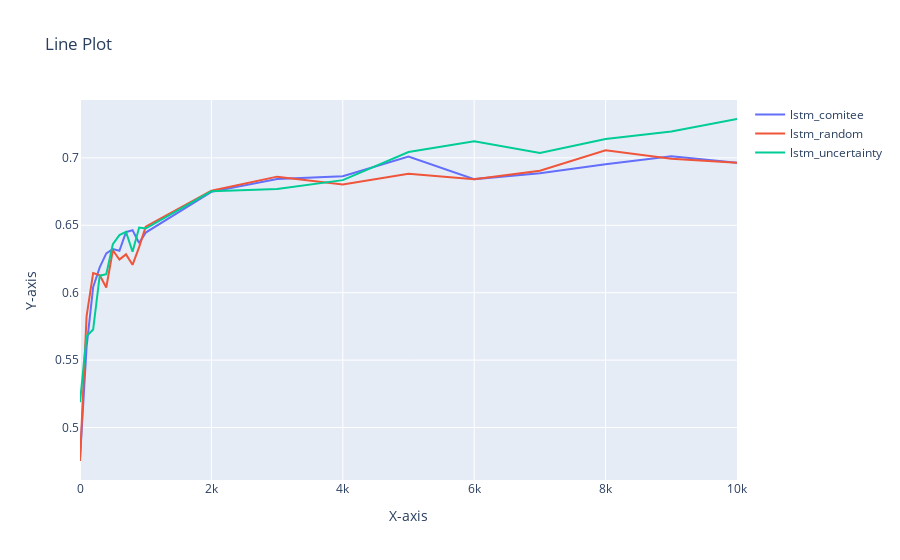
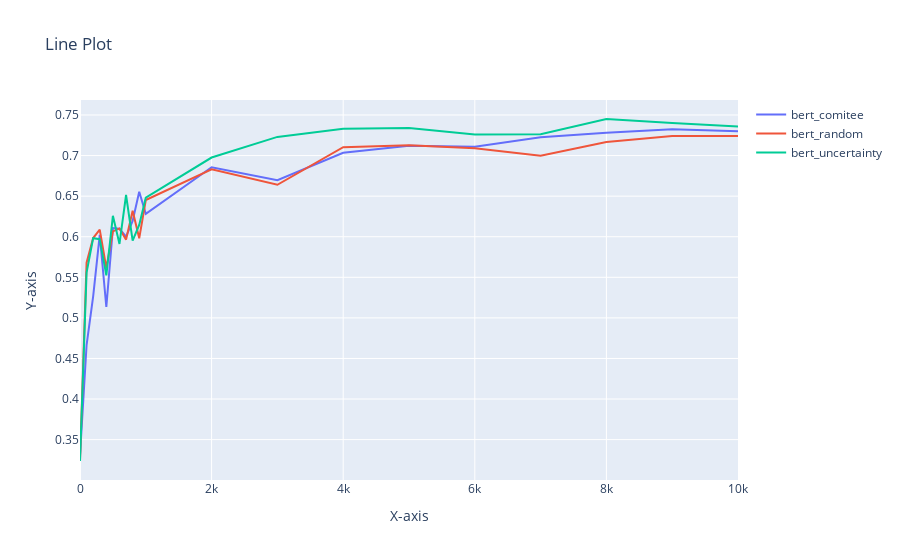

Notebook cell for these charts, in order:
### Code cell
@accept_filepath
def make_plot_lines(data, *args, **kwargs):
    layout = go.Layout(title='Line Plot', xaxis=dict(title='X-axis'), yaxis=dict(title='Y-axis'))
    fig = go.Figure(layout=layout)
    for item in data:
        name, x, y = item[0], item[1], item[2]
        trace = go.Scatter(x=x, y=y, mode='lines', name=name, *args, **kwargs)
        fig.add_trace(trace)
    fig.show()



make_plot_lines('./results/results_lstm_refined.csv', x_col='dataset_size', y_col='f1_avg')
make_plot_lines('./results/results_bert_refined.csv', x_col='dataset_size', y_col='f1_avg')

### Figure 1 — Plotly figure (JSON) as saved in the notebook; plotly's stock layout.template omitted (floating-point values rounded to 4 significant figures)
{"data": [{"mode": "lines", "name": "lstm_comitee", "type": "scatter", "x": [0, 100, 200, 300, 400, 500, 600, 700, 800, 900, 1000, 2000, 3000, 4000, 5000, 6000, 7000, 8000, 9000, 10000], "y": [0.477, 0.5596, 0.604, 0.6188, 0.6292, 0.6324, 0.6311, 0.6449, 0.6463, 0.6369, 0.6446, 0.6748, 0.6843, 0.6863, 0.701, 0.6842, 0.6886, 0.6953, 0.7011, 0.6965]}, {"mode": "lines", "name": "lstm_random", "type": "scatter", "x": [0, 100, 200, 300, 400, 500, 600, 700, 800, 900, 1000, 2000, 3000, 4000, 5000, 6000, 7000, 8000, 9000, 10000], "y": [0.4752, 0.5824, 0.6146, 0.613, 0.6038, 0.6315, 0.6245, 0.6284, 0.6207, 0.6338, 0.649, 0.6756, 0.6861, 0.6803, 0.6882, 0.6842, 0.6905, 0.7056, 0.6994, 0.6963]}, {"mode": "lines", "name": "lstm_uncertainty", "type": "scatter", "x": [0, 100, 200, 300, 400, 500, 600, 700, 800, 900, 1000, 2000, 3000, 4000, 5000, 6000, 7000, 8000, 9000, 10000], "y": [0.5188, 0.5677, 0.5727, 0.6126, 0.6137, 0.6359, 0.6427, 0.6451, 0.6304, 0.6483, 0.6476, 0.6752, 0.6769, 0.6835, 0.7044, 0.7122, 0.7036, 0.714, 0.7196, 0.7288]}], "layout": {"title": {"text": "Line Plot"}, "xaxis": {"title": {"text": "X-axis"}}, "yaxis": {"title": {"text": "Y-axis"}}}}

### Figure 2 — Plotly figure (JSON) as saved in the notebook; plotly's stock layout.template omitted (floating-point values rounded to 4 significant figures)
{"data": [{"mode": "lines", "name": "bert_comitee", "type": "scatter", "x": [0, 100, 200, 300, 400, 500, 600, 700, 800, 900, 1000, 2000, 3000, 4000, 5000, 6000, 7000, 8000, 9000, 10000], "y": [0.3309, 0.4666, 0.5266, 0.6024, 0.5134, 0.6107, 0.6098, 0.6001, 0.6194, 0.6554, 0.6282, 0.6856, 0.6696, 0.7035, 0.7121, 0.7108, 0.7226, 0.7281, 0.7326, 0.7299]}, {"mode": "lines", "name": "bert_random", "type": "scatter", "x": [0, 100, 200, 300, 400, 500, 600, 700, 800, 900, 1000, 2000, 3000, 4000, 5000, 6000, 7000, 8000, 9000, 10000], "y": [0.3237, 0.568, 0.5984, 0.6087, 0.5617, 0.6066, 0.6103, 0.5964, 0.632, 0.5981, 0.6453, 0.683, 0.6641, 0.7104, 0.7129, 0.7092, 0.6999, 0.7168, 0.724, 0.7242]}, {"mode": "lines", "name": "bert_uncertainty", "type": "scatter", "x": [0, 100, 200, 300, 400, 500, 600, 700, 800, 900, 1000, 2000, 3000, 4000, 5000, 6000, 7000, 8000, 9000, 10000], "y": [0.3237, 0.5559, 0.5983, 0.597, 0.5525, 0.6258, 0.5911, 0.6514, 0.5951, 0.6146, 0.6481, 0.6976, 0.723, 0.7331, 0.7341, 0.7259, 0.7264, 0.7451, 0.7403, 0.7358]}], "layout": {"title": {"text": "Line Plot"}, "xaxis": {"title": {"text": "X-axis"}}, "yaxis": {"title": {"text": "Y-axis"}}}}
